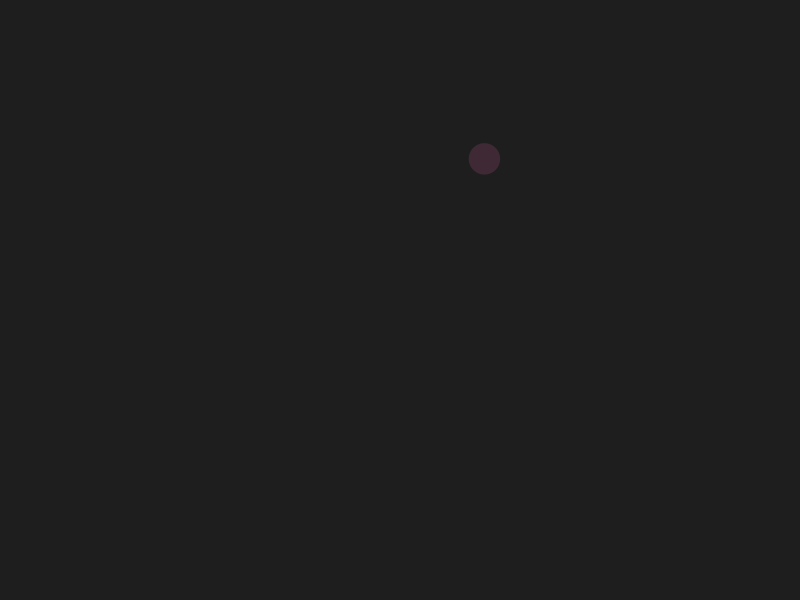
Frame 1 (no input)
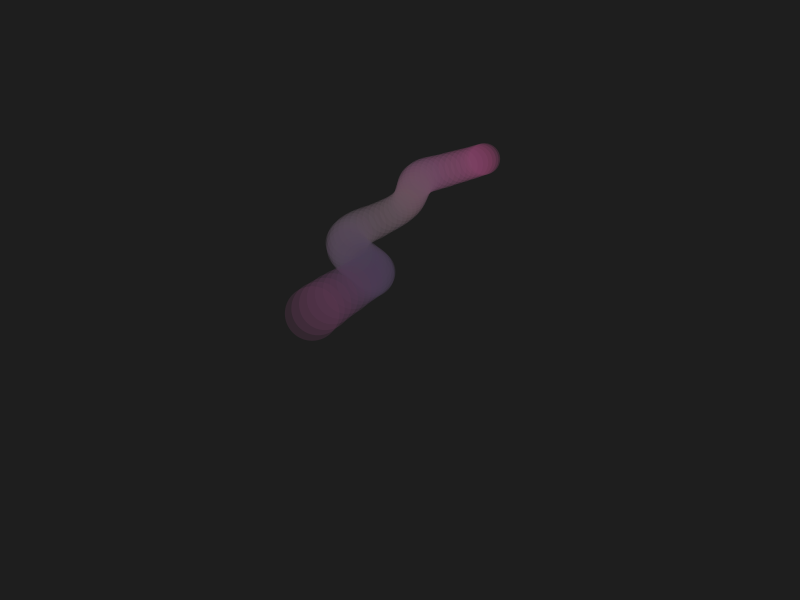
Frame 60 (the mouse pressed at the canvas centre just before this capture)
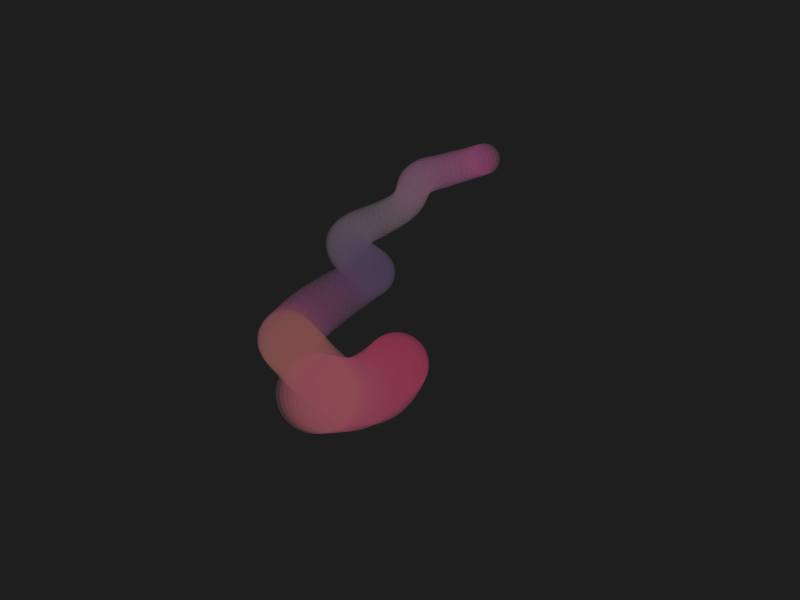
Frame 120 (the mouse held since frame 60 and released just before this capture)

The Processing sketch that drew these frames (run headless with seeded random() and noise(); from frame 60 on, the mouse is pressed at the canvas centre):

// Processing sketch: quiz_4
// ── quiz_4.pde
Walker walker;

void setup()
{
  size(800, 600);
  background(30);

  walker = new Walker();
}

void draw()
{
  walker.step();
  walker.render();
}

// ── Walker.pde
class Walker
{
  float tx = 0;
  float ty = 1000;

  float ts = 2000;

  float tr = 3000;
  float tg = 4000;
  float tb = 5000;

  void step()
  {
    tx += 0.01;
    ty += 0.01;

    ts += 0.01;

    tr += 0.01;
    tg += 0.01;
    tb += 0.01;
  }

  void render()
  {
    float x = map(noise(tx), 0, 1, 0, width);
    float y = map(noise(ty), 0, 1, 0, height);

    float size = map(noise(ts), 0, 1, 5, 150);

    float r = map(noise(tr), 0, 1, 0, 255);
    float g = map(noise(tg), 0, 1, 0, 255);
    float b = map(noise(tb), 0, 1, 0, 255);

    noStroke();
    fill(r, g, b, 80);

    circle(x, y, size);
  }
}
